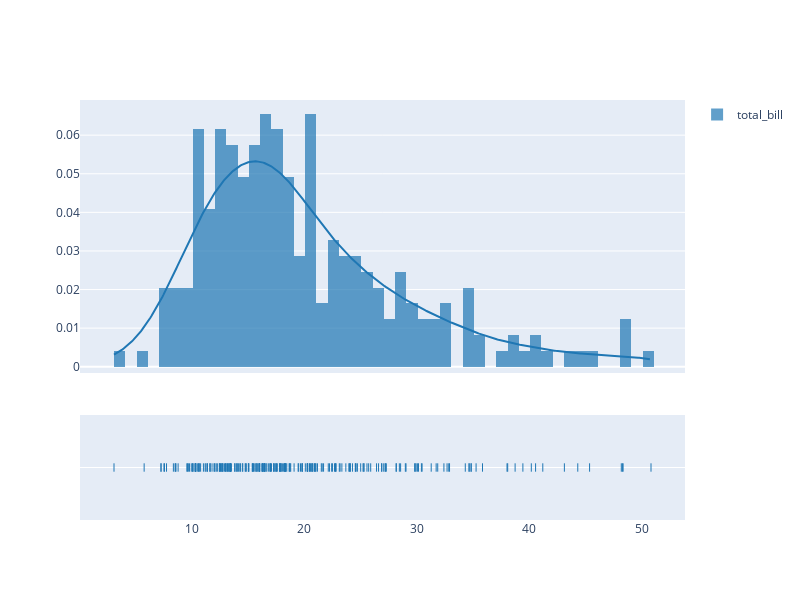

This figure's notebook cell:
### Code cell
group_labels = ['total_bill']
fig = ff.create_distplot([tips_df.total_bill], group_labels)
fig.update_layout(width=800, height=600)

### Figure 1 — Plotly figure (JSON) as saved in the notebook; plotly's stock layout.template omitted (floating-point values rounded to 4 significant figures; data arrays with more than 128 entries replaced by an {"elided": "..."} marker saying what was removed)
{"data": [{"autobinx": false, "histnorm": "probability density", "legendgroup": "total_bill", "marker": {"color": "rgb(31, 119, 180)"}, "name": "total_bill", "opacity": 0.7, "type": "histogram", "x": {"elided": "244 float values"}, "xaxis": "x", "xbins": {"end": 50.81, "size": 1, "start": 3.07}, "yaxis": "y"}, {"legendgroup": "total_bill", "marker": {"color": "rgb(31, 119, 180)"}, "mode": "lines", "name": "total_bill", "showlegend": false, "type": "scatter", "x": {"elided": "500 float values"}, "xaxis": "x", "y": {"elided": "500 float values"}, "yaxis": "y"}, {"legendgroup": "total_bill", "marker": {"color": "rgb(31, 119, 180)", "symbol": "line-ns-open"}, "mode": "markers", "name": "total_bill", "showlegend": false, "type": "scatter", "x": {"elided": "244 float values"}, "xaxis": "x", "y": {"elided": "244 str values"}, "yaxis": "y2"}], "layout": {"barmode": "overlay", "height": 600, "hovermode": "closest", "legend": {"traceorder": "reversed"}, "width": 800, "xaxis": {"anchor": "y2", "domain": [0, 1], "zeroline": false}, "yaxis": {"anchor": "free", "domain": [0.35, 1], "position": 0}, "yaxis2": {"anchor": "x", "domain": [0, 0.25], "dtick": 1, "showticklabels": false}}}
